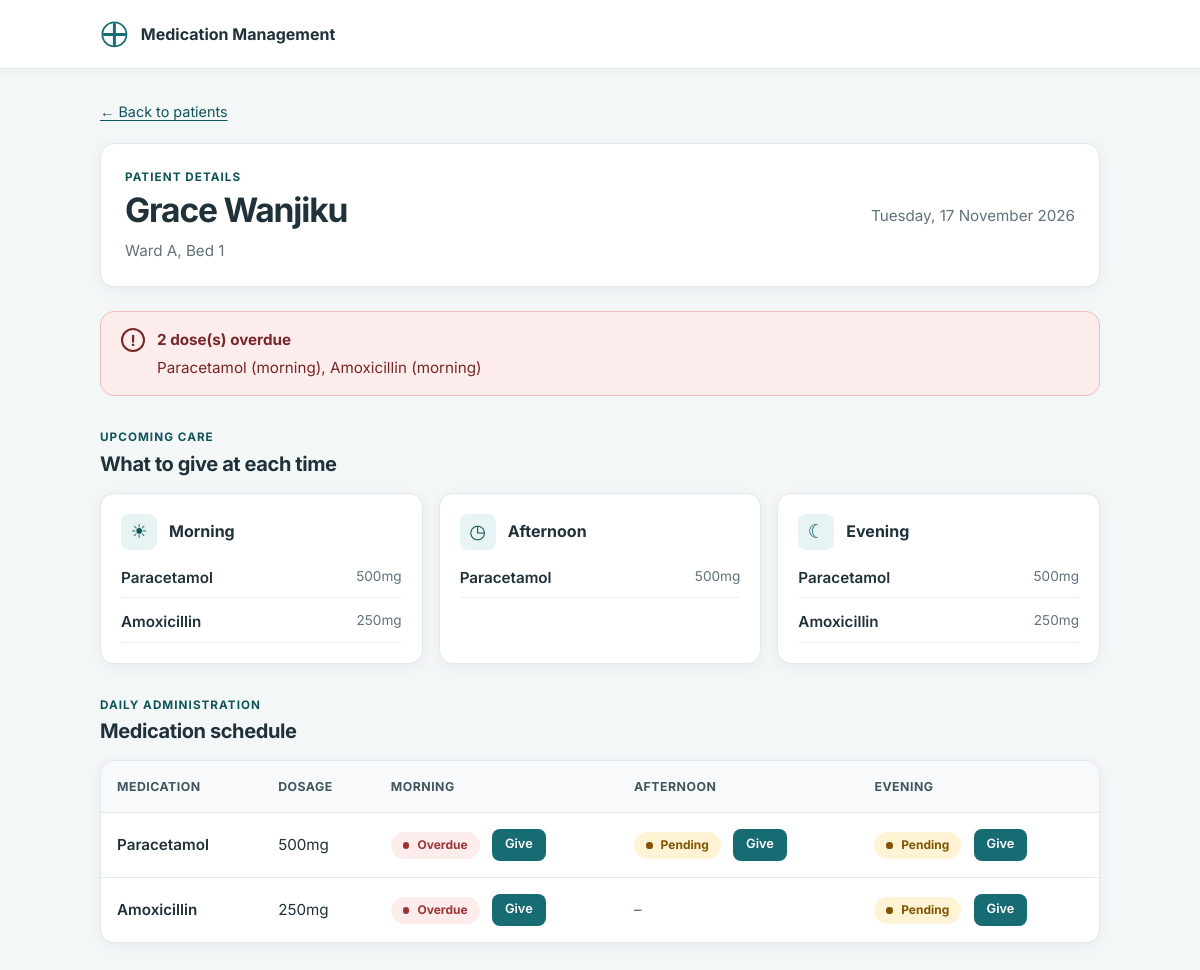
Screenshot of /patients/1 with the database file from the repository.
### app.py (models this page shows, shortened)
class Patient(db.Model):
    id = db.Column(db.Integer, primary_key=True)
    name = db.Column(db.String(100), nullable=False)
    ward = db.Column(db.String(50), nullable=False)
    bed = db.Column(db.String(10), nullable=False)
    medications = db.relationship("Medication", backref="patient",
                                  cascade="all, delete-orphan")

class Dose(db.Model):
    id = db.Column(db.Integer, primary_key=True)
    medication_id = db.Column(db.Integer, db.ForeignKey("medication.id"), nullable=False)
    slot = db.Column(db.String(20), nullable=False)          # morning / afternoon / evening
    dose_date = db.Column(db.Date, nullable=False, default=date.today)
    status = db.Column(db.String(20), nullable=False, default="pending")  # pending / administered
    administered_at = db.Column(db.DateTime, nullable=True)
    __table_args__ = (
        db.UniqueConstraint("medication_id", "slot", "dose_date",
                            name="uq_dose_per_slot_per_day"),
    )

class Medication(db.Model):
    id = db.Column(db.Integer, primary_key=True)
    patient_id = db.Column(db.Integer, db.ForeignKey("patient.id"), nullable=False)
    name = db.Column(db.String(100), nullable=False)
    dosage = db.Column(db.String(50), nullable=False)
    slots = db.Column(db.String(50), nullable=False)
    doses = db.relationship("Dose", backref="medication",
                            cascade="all, delete-orphan")

### app.py (the view)
@app.route("/patients/<int:patient_id>")
def patient_detail(patient_id):
    patient = Patient.query.get_or_404(patient_id)
    today = date.today()
    now = datetime.now()
    doses = (Dose.query.join(Medication)
             .filter(Medication.patient_id == patient.id, Dose.dose_date == today)
             .all())
    dose_map = {(d.medication_id, d.slot): d for d in doses}
    slot_pending = {slot: [] for slot in SLOTS}
    for d in doses:
        if d.status == "pending":
            slot_pending[d.slot].append(d.medication)
    overdue_doses = [d for d in doses if is_overdue(d, now)]
    overdue_ids = {d.id for d in overdue_doses}
    return render_template("patient_detail.html", patient=patient, today=today,
                           slots=SLOTS, dose_map=dose_map, slot_pending=slot_pending,
                           overdue_doses=overdue_doses, overdue_ids=overdue_ids)

### app.py (called while the page is built)
def is_overdue(dose, now=None):
    if dose.status != "pending":
        return False
    now = now or datetime.now()
    due = datetime.combine(dose.dose_date, time(SLOT_HOURS[dose.slot], 0))
    return now > due + timedelta(minutes=GRACE_MINUTES)

### templates/patient_detail.html
{% extends "base.html" %}
{% block content %}
<p class="back-link"><a href="{{ url_for('patient_list') }}">&larr; Back to patients</a></p>
<section class="patient-header-card">
    <div>
        <p class="eyebrow">Patient details</p>
        <h1>{{ patient.name }}</h1>
        <p class="muted">{{ patient.ward }}, Bed {{ patient.bed }}</p>
    </div>
    <p class="date-label">{{ today.strftime("%A, %d %B %Y") }}</p>
</section>
{% if overdue_doses %}
<div class="alert alert-overdue" role="alert">
    <span class="alert-icon" aria-hidden="true">!</span>
    <div>
        <strong>{{ overdue_doses|length }} dose(s) overdue</strong>
        <p>
            {% for d in overdue_doses %}
                {{ d.medication.name }} ({{ d.slot }}){% if not loop.last %}, {% endif %}
            {% endfor %}
        </p>
    </div>
</div>
{% endif %}
<section class="content-section">
    <div class="section-heading">
        <div>
            <p class="eyebrow">Upcoming care</p>
            <h2>What to give at each time</h2>
        </div>
    </div>
    <div class="slot-grid">
        {% for slot in slots %}
        <article class="slot-card">
            <div class="slot-title">
                <span class="slot-icon" aria-hidden="true">
                    {% if slot == "morning" %}☀{% elif slot == "afternoon" %}◷{% else %}☾{% endif %}
                </span>
                <h3>{{ slot|capitalize }}</h3>
            </div>
            {% set pending_meds = slot_pending[slot] %}
            {% if pending_meds %}
                <ul class="medicine-list">
                    {% for m in pending_meds %}
                        <li><span class="medicine-name">{{ m.name }}</span><span class="medicine-dosage">{{ m.dosage }}</span></li>
                    {% endfor %}
                </ul>
            {% else %}
                <p class="empty-state"><span aria-hidden="true">✓</span> Nothing pending</p>
            {% endif %}
        </article>
        {% endfor %}
    </div>
</section>
<section class="content-section">
    <div class="section-heading">
        <div>
            <p class="eyebrow">Daily administration</p>
            <h2>Medication schedule</h2>
        </div>
    </div>
    <div class="table-scroll" role="region" aria-label="Medication schedule" tabindex="0">
        <table class="schedule-table">
            <thead>
                <tr>
                    <th scope="col">Medication</th>
                    <th scope="col">Dosage</th>
                    {% for slot in slots %}
                    <th scope="col">{{ slot|capitalize }}</th>
                    {% endfor %}
                </tr>
            </thead>
            <tbody>
                {% for m in patient.medications %}
                <tr>
                    <th scope="row">{{ m.name }}</th>
                    <td>{{ m.dosage }}</td>
                    {% for slot in slots %}
                    <td>
                        {% set dose = dose_map.get((m.id, slot)) %}
                        {% if dose is none %}
                            <span class="not-scheduled" aria-label="Not scheduled">&ndash;</span>
                        {% elif dose.status == "administered" %}
                            <span class="badge badge-done"><span class="status-dot" aria-hidden="true"></span>Given {{ dose.administered_at.strftime("%H:%M") }}</span>
                        {% else %}
                            {% if dose.id in overdue_ids %}
                                <span class="badge badge-overdue"><span class="status-dot" aria-hidden="true"></span>Overdue</span>
                            {% else %}
                                <span class="badge badge-pending"><span class="status-dot" aria-hidden="true"></span>Pending</span>
                            {% endif %}
                            <form method="post" action="{{ url_for('administer_dose', dose_id=dose.id) }}" class="give-form">
                                <button class="button button-primary button-small" type="submit">Give</button>
                            </form>
                        {% endif %}
                    </td>
                    {% endfor %}
                </tr>
                {% endfor %}
            </tbody>
        </table>
    </div>
</section>
{% endblock %}

### rows the page displays
Patient: name "Grace Wanjiku", ward "Ward A", bed "1"
Dose: medication.name "Paracetamol", slot "morning"
Dose: medication.name "Amoxicillin", slot "morning"
Medication: name "Paracetamol", dosage "500mg"
Medication: name "Amoxicillin", dosage "250mg"

### other values shown
{{ overdue_doses|length }} "2"
{{ slot|capitalize }} "Morning" "Afternoon" "Evening"
{{ slot|capitalize }} "MORNING" "AFTERNOON" "EVENING"
